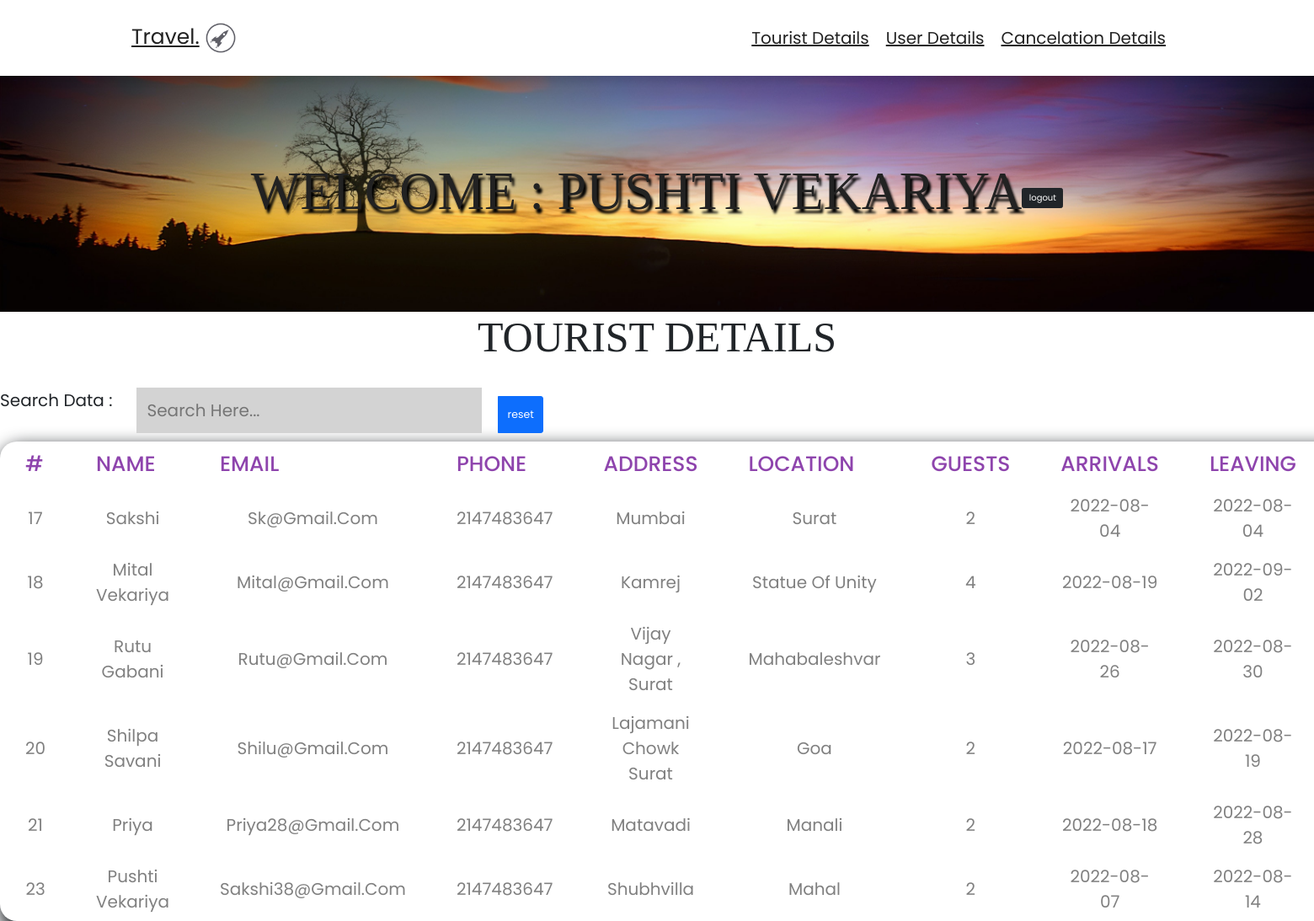
The page /adpg1.php (signed in) on the database its author committed.
### tables this page shows
CREATE TABLE `book_form` (
  `id` int(255) NOT NULL,
  `name` varchar(255) NOT NULL,
  `email` varchar(255) NOT NULL,
  `phone` int(10) NOT NULL,
  `address` varchar(255) NOT NULL,
  `location` varchar(255) NOT NULL,
  `guests` int(255) NOT NULL,
  `arrivals` date NOT NULL,
  `leaving` date NOT NULL
);

### adpg1.php (the view, shortened to what this page needs)
<!DOCTYPE html>
<html lang="en">
<head>
    <?php
    include('header.php');
    ?>
    <link href="https://cdn.jsdelivr.net/npm/bootstrap@5.1.3/dist/css/bootstrap.min.css" rel="stylesheet">
</head>
<body>
<section class="header">
      <?php
      include('ad_head.php');
      ?>
    </section>
    <div class="heading" style="background:url(imgs/fhead.jpg) no-repeat">
        <h1>welcome : <?php echo $_SESSION['adlogid'] ?></h1>
        <form method="POST"> <button name="alogout" class="btn btn-dark">logout</button> </form>
    </div>
    <div class="main-div">
        <h1 class="heading-title">tourist details</h1>
    </div>
    <form action="" method="GET">
        <div class="col-sm-9">
            <div class="input-group mb-3 input-group-lg">
                <span>search data : </span>
                <input type="text" placeholder="search here..." name="search" id="myInput" onkeyup="searchFun()"></br>
                <button type="submit" class="btn btn-primary">reset</button>
            </div>
        </div>
    </form>
    <table id="myTable">
        <thead>
            <tr class="head">
                <th>#</th>
                <th>name</th>
                <th>email</th>
                <th>phone</th>
                <th>address</th>
                <th>location</th>
                <th>guests</th>
                <th>arrivals</th>
                <th>leaving</th>
            </tr>
        </thead>
        <tbody>
            <tr>
                <?php
                include('conn.php');
                $q = "select * from book_form";
                $rs = mysqli_query($con, $q);
                while ($res = mysqli_fetch_array($rs)) {
                ?>
                    <td><?php echo $res['id']; ?></td>
                    <td><?php echo $res['name']; ?></td>
                    <td><?php echo $res['email']; ?></td>
                    <td><?php echo $res['phone']; ?></td>
                    <td><?php echo $res['address']; ?></td>
                    <td><?php echo $res['location']; ?></td>
                    <td><?php echo $res['guests']; ?></td>
                    <td><?php echo $res['arrivals']; ?></td>
                    <td><?php echo $res['leaving']; ?></td>
            </tr>
        </tbody>
    <?php
                }
    ?>
    </table>
</body>
</html>

### header.php (shortened to what this page needs)
<link rel="stylesheet" href="https://unpkg.com/swiper@8/swiper-bundle.min.css" />
<link rel="stylesheet" href="https://cdnjs.cloudflare.com/ajax/libs/font-awesome/6.1.1/css/all.min.css" />
<link rel="stylesheet" href="css/style.css">
<link rel="stylesheet" href="https://unpkg.com/swiper/swiper-bundle.min.css" />
<link rel="stylesheet" href="https://cdn.jsdelivr.net/npm/bootstrap-icons@1.7.2/font/bootstrap-icons.css">

### ad_head.php
<a href="adpg1.php" class="logo">travel.<img style="height: 50px;width: 50px;" src="imgs/logo.png" alt="com"></a>
        <nav class="navbar">
            <a href="adpg1.php">tourist details</a>
            <a href="ad_u_det.php">user details</a>
            <a href="ad_can_det.php">cancelation details</a>
        </nav>

### css/style.css (style rules this page uses)
:root { --main-color: #8e44ad; --black: #222; --white: #fff; --light-black: #777; --light-white: #fff9; --dark-bg: rgba(0, 0, 0, .7); --light-bg: #eee; --border: .1rem solid var(--black); --box-shadow: 0 .5rem 1rem rgba(0, 0, 0, .1); --text-shadow: 0 1.5rem 3rem rgba(0, 0, 0, .3); }
* { font-family: 'Poppins', sans-serif; margin: 0; padding: 0; box-sizing: border-box; outline: none; border: none; text-decoration: none; text-transform: capitalize; }
html { font-size: 62.5%; overflow-x: hidden; }
section { padding: 5rem 10%; }
.heading { background-size: cover !important; background-position: center !important; padding-top: 10rem; padding-bottom: 10rem; display: flex; align-items: center; justify-content: center; }
.heading h1 { font-size: 4vw; text-transform: uppercase; color: var(--black); font-family: Georgia, serif; text-shadow: var(--text-shadow); text-shadow: 3px 5px 3px #000; }
.btn { display: inline-block; background: var(--black); margin-top: 1rem; color: var(--white); font-size: 1.7rem; padding: 1rem 3rem; cursor: pointer; border-radius: 20px; }
.heading-title { text-align: center; margin-bottom: 3rem; font-size: 5rem; text-transform: uppercase; font-family: Georgia, serif; }
.header { position: sticky; top: 0; left: 0; right: 0; z-index: 1000; background-color: var(--white); display: flex; padding-top: 2rem; padding-bottom: 2rem; box-shadow: var(--box-shadow); align-items: center; justify-content: space-between; }
.header .logo { font-size: 2.5rem; color: var(--black); margin-right: 0rem; padding: 0; margin-left: 0px; }
.header .navbar a { font-size: 2rem; margin-right: 2rem; color: var(--black); }

### adpg1.php (style rules this page uses)
table { border-collapse: collapse; border-color: #fff; box-shadow: 5px 10px 20px 5px; border-radius: 10px; margin: auto; border-radius: 20px; }
td, th { padding: 8px 30px; text-align: center; color: gray; border-radius: 20px; }
th { text-transform: uppercase; font-weight: 500; font-size: 2.5rem; color: #8e44ad; }
td { font-size: 2rem; }
input { font-size: 20px; background-color: lightgrey; border-radius: 20px; margin-left: 200px; padding: 1.2rem; margin-right: 20px; }
span { font-size: 20px; margin-right: 30px; }

### rows shown on the page
book_form: id "17", name "Sakshi", email "Sk@gmail.com", phone "2147483647", address "Mumbai", location "Surat", guests "2", arrivals "2022-08-04", leaving "2022-08-04"
book_form: id "18", name "Mital Vekariya", email "Mital@gmail.com", phone "2147483647", address "Kamrej", location "Statue Of Unity", guests "4", arrivals "2022-08-19", leaving "2022-09-02"
book_form: id "19", name "Rutu Gabani", email "Rutu@gmail.com", phone "2147483647", address "Vijay Nagar , Surat", location "Mahabaleshvar", guests "3", arrivals "2022-08-26", leaving "2022-08-30"
book_form: id "20", name "Shilpa Savani", email "Shilu@gmail.com", phone "2147483647", address "Lajamani Chowk Surat", location "Goa", guests "2", arrivals "2022-08-17", leaving "2022-08-19"
book_form: id "21", name "Priya", email "Priya28@gmail.com", phone "2147483647", address "Matavadi", location "Manali", guests "2", arrivals "2022-08-18", leaving "2022-08-28"
book_form: id "23", name "Pushti Vekariya", email "Sakshi38@gmail.com", phone "2147483647", address "Shubhvilla", location "Mahal", guests "2", arrivals "2022-08-07", leaving "2022-08-14"

### other values the page prints
$_SESSION['adlogid'] "PUSHTI VEKARIYA"
